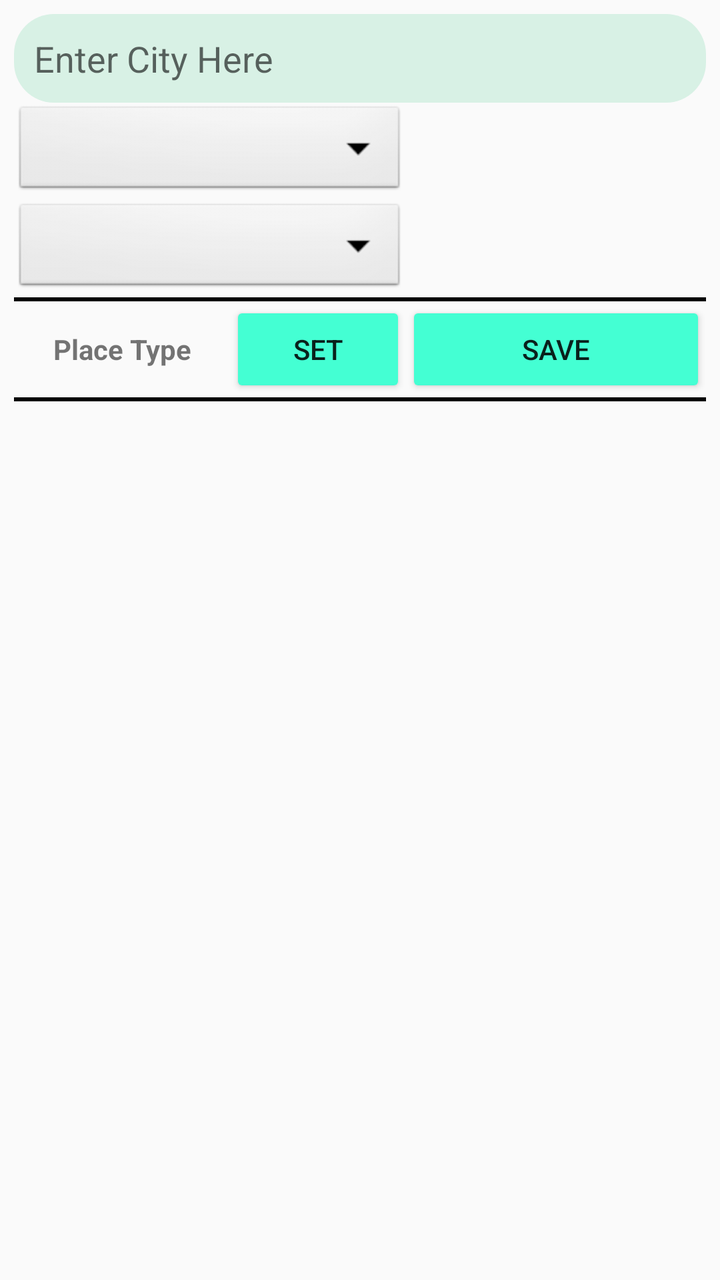
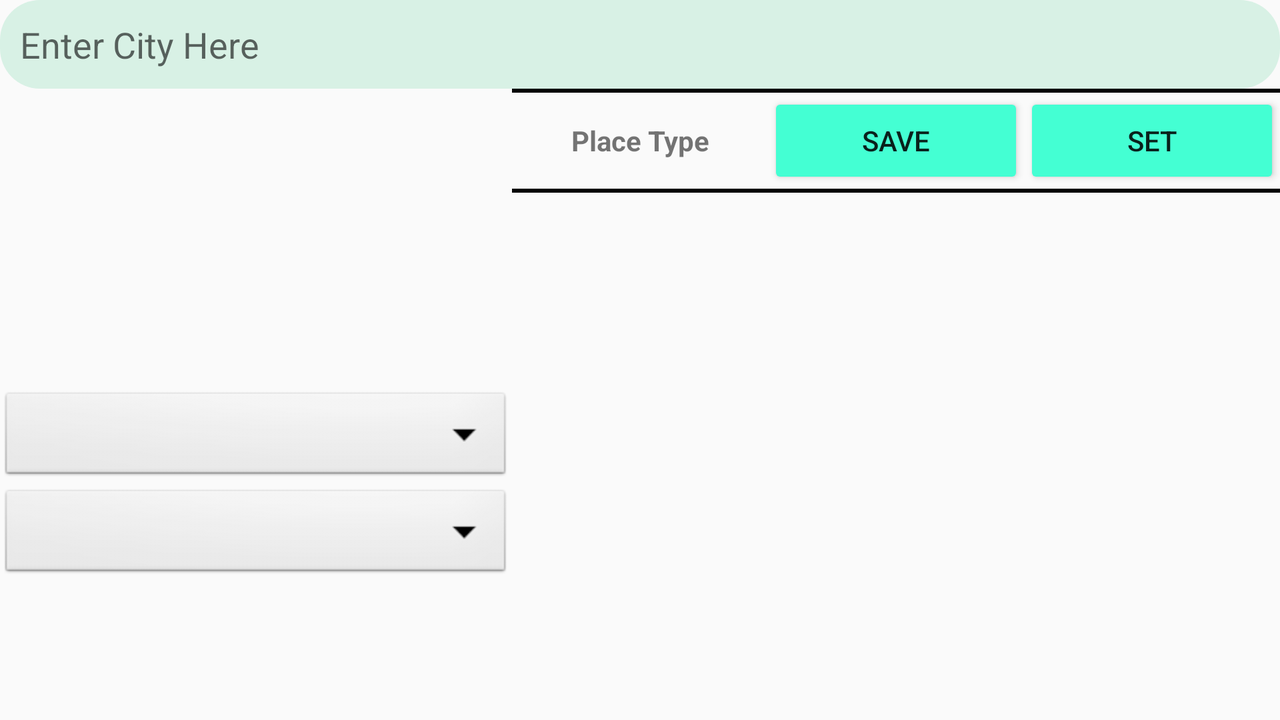

Two renders of one Android screen. The first uses the default layout on a phone; the second uses the alternative layout the repository ships for a different screen configuration, on a matching device. The two XML files are below.
<!-- AndroidManifest.xml: application theme AppTheme -->
<!-- res/layout/plannertest.xml -->
<?xml version="1.0" encoding="utf-8"?>
<RelativeLayout xmlns:android="http://schemas.android.com/apk/res/android"
    android:layout_width="match_parent"
    android:layout_height="match_parent"
    android:layout_gravity="center_horizontal"
    android:layout_margin="7dp">

    <AutoCompleteTextView
        android:id="@+id/placeTV"
        android:layout_width="match_parent"
        android:layout_height="wrap_content"
        android:layout_alignParentStart="true"
        android:background="@drawable/edittxt"
        android:drawableEnd="@drawable/ic_close_light"
        android:hint="@string/enter_city_hint"
        android:singleLine="true">

        <requestFocus />
    </AutoCompleteTextView>

    

    <Spinner
        android:id="@+id/daynum2"
        style="@style/mySpinnerItemStyle"
        android:layout_width="match_parent"
        android:layout_height="wrap_content"
        android:layout_below="@id/placeTV"
        android:layout_gravity="center"
        android:layout_toStartOf="@+id/my_recycler_view" />

    <Spinner
        android:id="@+id/timenum2"
        style="@style/mySpinnerItemStyle"
        android:layout_width="match_parent"
        android:layout_height="wrap_content"
        android:layout_below="@id/daynum2"
        android:layout_gravity="center"
        android:layout_toStartOf="@+id/my_recycler_view" />

    <android.support.v7.widget.RecyclerView
        android:id="@+id/my_recycler_view"
        android:layout_width="150dp"
        android:layout_height="match_parent"
        android:layout_alignBottom="@+id/timenum2"
        android:layout_alignParentEnd="true"
        android:layout_below="@id/placeTV"
        android:scrollbars="vertical" />
    

    <View
        android:id="@+id/viewline"
        android:layout_width="match_parent"
        android:layout_height="2dp"
        android:layout_below="@id/my_recycler_view"
        android:background="#000000" />

    <TextView
        android:id="@+id/typetv"
        android:layout_width="match_parent"
        android:layout_height="wrap_content"
        android:layout_above="@+id/viewline2"
        android:layout_below="@id/viewline"
        android:layout_toStartOf="@+id/showselectedplacesbtn"
        android:gravity="center"
        android:text="@string/place_type"
        android:textStyle="bold" />


    <View
        android:id="@+id/viewline2"
        android:layout_width="match_parent"
        android:layout_height="2dp"
        android:layout_below="@id/showselectedplacesbtn"
        android:background="#000000" />

    <ListView
        android:id="@+id/data_list"
        android:layout_width="match_parent"
        android:layout_height="wrap_content"
        android:layout_below="@id/viewline2"
        android:divider="#000000"
        android:dividerHeight="1dp" />

    <Button
        android:id="@+id/showtrip"
        android:layout_width="wrap_content"
        android:layout_height="wrap_content"
        android:layout_alignParentEnd="true"
        android:layout_below="@+id/viewline"
        android:layout_toEndOf="@+id/timenum2"
        android:text="@string/save" />

    <Button
        android:id="@+id/showselectedplacesbtn"
        android:layout_width="wrap_content"
        android:layout_height="wrap_content"
        android:layout_alignBottom="@+id/showtrip"
        android:layout_toStartOf="@+id/showtrip"
        android:text="@string/set" />


</RelativeLayout>
<!-- resources referenced by this layout -->
<resources>
  <!-- drawable edittxt (drawable) -->
  <?xml version="1.0" encoding="utf-8"?>
  <shape xmlns:android="http://schemas.android.com/apk/res/android"
      android:padding="10dp"
      android:shape="rectangle">
      <solid android:color="#d8f1e5" />
  
      <padding
          android:bottom="10dp"
          android:left="10dp"
          android:right="10dp"
          android:top="10dp" />
      <corners
          android:bottomLeftRadius="20dp"
          android:bottomRightRadius="20dp"
          android:topLeftRadius="20dp"
          android:topRightRadius="20dp" />
  </shape>
  <string name="enter_city_hint">Enter City Here</string>
  <string name="place_type">Place Type</string>
  <string name="save">SAVE</string>
  <string name="set">Set</string>
  <style name="mySpinnerItemStyle" parent="@android:style/Widget.Spinner">
          <item name="android:color">#44ffd3</item>
      </style>
  <style name="AppTheme" parent="Theme.AppCompat.Light.DarkActionBar">
          <item name="windowNoTitle">true</item>
          <item name="windowActionBar">true</item>
          <item name="colorPrimary">@color/colorPrimary</item>
          <item name="colorPrimaryDark">@color/colorPrimaryDark</item>
          <item name="colorAccent">@color/colorAccent</item>
          <item name="colorButtonNormal">#44ffd3</item>
  
      </style>
  <color name="colorPrimary">#000000</color>
  <color name="colorPrimaryDark">#125688</color>
  <color name="colorAccent">#999999</color>
</resources>
<!-- res/layout-land/plannertest.xml (the repository's variant of the layout above) -->
<!-- drawn on the phone turned sideways -->
<?xml version="1.0" encoding="utf-8"?>
<LinearLayout xmlns:android="http://schemas.android.com/apk/res/android"
    android:layout_width="match_parent"
    android:layout_height="match_parent"
    android:orientation="vertical">

    <AutoCompleteTextView
        android:id="@+id/placeTV"
        android:layout_width="match_parent"
        android:layout_height="wrap_content"
        android:background="@drawable/edittxt"
        android:drawableEnd="@drawable/ic_close_light"
        android:hint="@string/enter_city_hint"
        android:padding="10dp">

        <requestFocus />
    </AutoCompleteTextView>


    
    
    <LinearLayout
        android:layout_width="match_parent"
        android:layout_height="match_parent"
        android:baselineAligned="false"
        android:orientation="horizontal">

        <LinearLayout
            android:layout_width="0dp"
            android:layout_height="wrap_content"
            android:layout_weight="2"
            android:orientation="vertical">

            <android.support.v7.widget.RecyclerView
                android:id="@+id/my_recycler_view"
                android:layout_width="match_parent"
                android:layout_gravity="center"
                android:layout_height="150dp"
                android:scrollbars="vertical" />

            <Spinner
                android:id="@+id/daynum2"
                style="@style/mySpinnerItemStyle"
                android:layout_width="match_parent"
                android:layout_height="wrap_content"
                android:layout_gravity="center"
                />

            <Spinner
                android:id="@+id/timenum2"
                style="@style/mySpinnerItemStyle"
                android:layout_width="match_parent"
                android:layout_height="wrap_content"
                android:layout_gravity="center"
                />

            
        </LinearLayout>

        <LinearLayout
            android:layout_width="0dp"
            android:layout_height="wrap_content"
            android:layout_weight="3"
            android:orientation="vertical">

            <View
                android:layout_width="match_parent"
                android:layout_height="2dp"
                android:background="#000000" />

            <TableRow
                android:layout_width="match_parent"
                android:layout_height="wrap_content">

                <TextView
                    android:id="@+id/typetv"
                    android:layout_width="0dp"
                    android:layout_height="match_parent"
                    android:layout_weight="1"
                    android:gravity="center"
                    android:text="@string/place_type"
                    android:textStyle="bold" />

                <Button
                    android:id="@+id/showtrip"
                    android:layout_width="0dp"
                    android:layout_weight="1"
                    android:layout_height="match_parent"
                    android:text="@string/save" />
                <Button
                    android:id="@+id/showselectedplacesbtn"
                    android:layout_width="0dp"
                    android:layout_height="match_parent"
                    android:layout_weight="1"
                    android:text="@string/set" />
            </TableRow>

            <View
                android:layout_width="match_parent"
                android:layout_height="2dp"
                android:background="#000000" />

            <ListView
                android:id="@+id/data_list"
                android:layout_width="match_parent"
                android:layout_height="match_parent"
                android:divider="#000000"
                android:dividerHeight="1dp" />
        </LinearLayout>
    </LinearLayout>
</LinearLayout>
